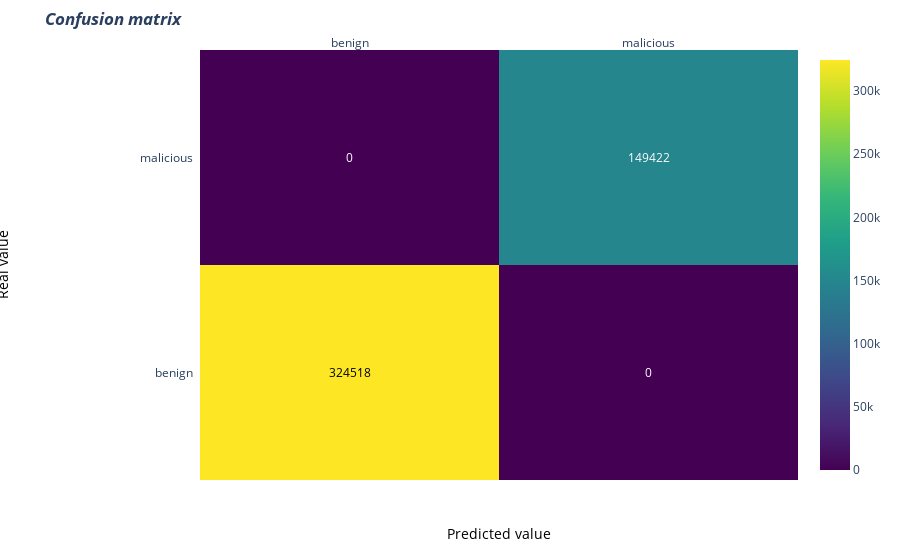

Source (notebook cell):
### Code cell
rfc_Binary_classification = RandomForestClassifier(
    n_estimators=500, random_state=1)
y_pred = rfc_Binary_classification.fit(X_train, y_train).predict(X_train)
z = confusion_matrix(y_train, y_pred)
displayClasificationResults(z, y_train, y_pred, 2)

### Figure 1 — Plotly figure (JSON) as saved in the notebook; plotly's stock layout.template omitted (floating-point values rounded to 4 significant figures)
{"data": [{"colorscale": [[0, "#440154"], [0.1111, "#482878"], [0.2222, "#3e4989"], [0.3333, "#31688e"], [0.4444, "#26828e"], [0.5556, "#1f9e89"], [0.6667, "#35b779"], [0.7778, "#6ece58"], [0.8889, "#b5de2b"], [1, "#fde725"]], "reversescale": false, "showscale": true, "type": "heatmap", "x": ["benign", "malicious"], "y": ["benign", "malicious"], "z": [[324518, 0], [0, 149422]]}], "layout": {"annotations": [{"font": {"color": "#000000"}, "showarrow": false, "text": "324518", "x": "benign", "xref": "x", "y": "benign", "yref": "y"}, {"font": {"color": "#FFFFFF"}, "showarrow": false, "text": "0", "x": "malicious", "xref": "x", "y": "benign", "yref": "y"}, {"font": {"color": "#FFFFFF"}, "showarrow": false, "text": "0", "x": "benign", "xref": "x", "y": "malicious", "yref": "y"}, {"font": {"color": "#FFFFFF"}, "showarrow": false, "text": "149422", "x": "malicious", "xref": "x", "y": "malicious", "yref": "y"}, {"font": {"color": "black", "size": 14}, "showarrow": false, "text": "Predicted value", "x": 0.5, "xref": "paper", "y": -0.15, "yref": "paper"}, {"font": {"color": "black", "size": 14}, "showarrow": false, "text": "Real value", "textangle": -90, "x": -0.35, "xref": "paper", "y": 0.5, "yref": "paper"}], "margin": {"l": 200, "t": 50}, "title": {"text": "<i><b>Confusion matrix</b></i>"}, "xaxis": {"dtick": 1, "gridcolor": "rgb(0, 0, 0)", "side": "top", "ticks": ""}, "yaxis": {"dtick": 1, "ticks": "", "ticksuffix": "  "}}}
